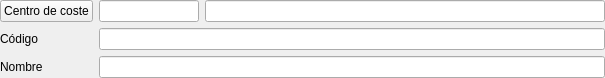
<?xml version="1.0" encoding="UTF-8"?>
<ui version="4.0">
 <class>Form</class>
 <widget class="QWidget" name="Form">
  <property name="geometry">
   <rect>
    <x>0</x>
    <y>0</y>
    <width>605</width>
    <height>76</height>
   </rect>
  </property>
  <property name="windowTitle">
   <string>Subcentros de coste</string>
  </property>
  <layout class="QGridLayout" name="gridLayout">
   <property name="margin">
    <number>0</number>
   </property>
   <item row="0" column="0">
    <widget class="DBChooseRecordButton" name="db_idcentrocoste">
     <property name="text">
      <string>Centro de coste</string>
     </property>
     <property name="fieldName">
      <string>idcentrocoste</string>
     </property>
     <property name="dataEditable">
      <bool>true</bool>
     </property>
    </widget>
   </item>
   <item row="0" column="1">
    <widget class="DBLineEdit" name="db_idcentro">
     <property name="maximumSize">
      <size>
       <width>100</width>
       <height>16777215</height>
      </size>
     </property>
     <property name="fieldName">
      <string>idcentrocoste</string>
     </property>
     <property name="dataEditable">
      <bool>true</bool>
     </property>
     <property name="autoComplete">
      <set>AlephERP::RestrictValueToItemFromList|AlephERP::ValuesFromRelation</set>
     </property>
    </widget>
   </item>
   <item row="0" column="2">
    <widget class="DBLineEdit" name="db_centroscoste_nombre">
     <property name="fieldName">
      <string>centroscoste.nombre</string>
     </property>
    </widget>
   </item>
   <item row="1" column="0">
    <widget class="QLabel" name="label_2">
     <property name="text">
      <string>Código</string>
     </property>
    </widget>
   </item>
   <item row="1" column="1" colspan="2">
    <widget class="DBLineEdit" name="db_codigo">
     <property name="fieldName">
      <string>codigo</string>
     </property>
     <property name="dataEditable">
      <bool>true</bool>
     </property>
    </widget>
   </item>
   <item row="2" column="0">
    <widget class="QLabel" name="label">
     <property name="text">
      <string>Nombre</string>
     </property>
    </widget>
   </item>
   <item row="2" column="1" colspan="2">
    <widget class="DBLineEdit" name="db_nombre">
     <property name="fieldName">
      <string>nombre</string>
     </property>
     <property name="dataEditable">
      <bool>true</bool>
     </property>
    </widget>
   </item>
  </layout>
 </widget>
 <customwidgets>
  <customwidget>
   <class>DBChooseRecordButton</class>
   <extends>QPushButton</extends>
   <header>widgets/dbchooserecordbutton.h</header>
  </customwidget>
  <customwidget>
   <class>DBLineEdit</class>
   <extends>QLineEdit</extends>
   <header>widgets/dblineedit.h</header>
  </customwidget>
 </customwidgets>
 <tabstops>
  <tabstop>db_idcentro</tabstop>
  <tabstop>db_centroscoste_nombre</tabstop>
  <tabstop>db_codigo</tabstop>
  <tabstop>db_nombre</tabstop>
  <tabstop>db_idcentrocoste</tabstop>
 </tabstops>
 <resources/>
 <connections/>
</ui>
